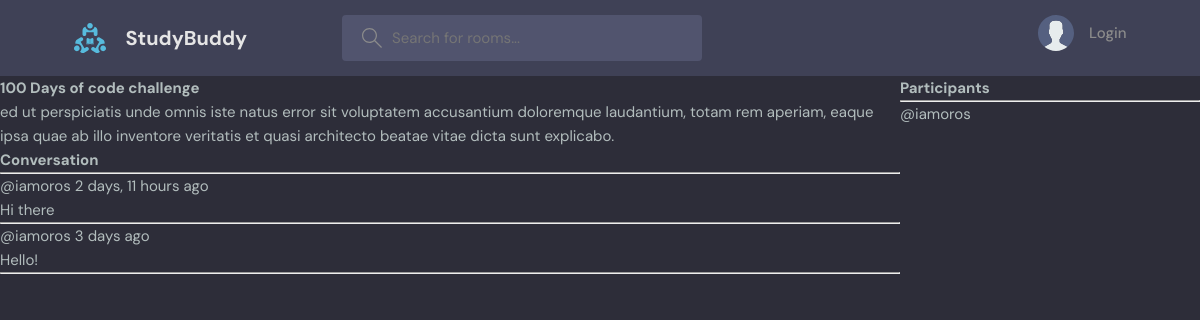
The app's page /room/2 with its own data.
### base/models.py (models this page shows, shortened)
class Room(models.Model):
	host = models.ForeignKey(User, on_delete=models.SET_NULL, null=True)
	topic = models.ForeignKey(Topic, on_delete=models.SET_NULL, null=True)
	name = models.CharField(max_length=200)
	description = models.TextField(null=True, blank=True)
	participants = models.ManyToManyField(User, related_name='participants', blank=True)
	updated = models.DateTimeField(auto_now=True)
	created = models.DateTimeField(auto_now_add=True)
	class Meta:
		ordering = ['-updated', '-created']

class Message(models.Model):
	user = models.ForeignKey(User, on_delete=models.CASCADE)
	room = models.ForeignKey(Room, on_delete=models.CASCADE)
	body = models.TextField()
	updated = models.DateTimeField(auto_now=True)
	created = models.DateTimeField(auto_now_add=True)
	class Meta:
		ordering = ['-updated', '-created']

### base/views.py (the view, shortened to what this page needs)
# urls.py: path('room/<str:pk>', views.room, name="room"),
def room(request, pk):
	room = Room.objects.get(id=pk)
	room_messages = room.message_set.all()
	participants = room.participants.all()
	context = {
		'room': room,
		'room_messages': room_messages,
		'participants': participants,
	}
	return render(request, 'base/room.html', context)

### base/templates/base/room.html (shortened to what this page needs)
{% extends 'main.html' %}
{% block content%}
<div class="room-container">
	<div>
		<h1>{{room.name}}</h1>
		<p>{{room.description}}</p>
		<div class="comment-wrapper">
		<h3>Conversation</h3>
		<hr />
		{% for message in room_messages %}
		<div>
			<small>@{{message.user}} {{message.created|timesince}} ago</small>
			<p>{{message.body}}</p>
			<hr />
		</div>
		{% endfor %}
		</div>
	</div>
	<div>
		<h3>Participants</h3>
		<hr>
		{% for user in participants %}
		<div>
			<p>@{{user.username}}</p>
		</div>
		{% endfor %}
	</div>
</div>
{% endblock %}

### templates/main.html (shortened to what this page needs)
<!DOCTYPE html>
{% load static %}
<html lang="en">
  <head>
	<link rel="stylesheet" href="{% static 'styles/style.css' %}" />
  </head>
  <body>
	{% include 'navbar.html' %}  {% block content %} {% endblock %}
  </body>
</html>

### templates/navbar.html (shortened to what this page needs)
{% load static %}
<header class="header header--loggedIn">
	<div class="container">
	  <a href="{% url 'home' %}" class="header__logo">
		<img src="{% static 'images/logo.svg' %}" />
		<h1>StudyBuddy</h1>
	  </a>
	  <form class="header__search" method="GET" action="{% url 'home' %}">
		<label>
		  <input name="q" placeholder="Search for rooms..." />
		</label>
	  </form>
	  <nav class="header__menu">
		{% if request.user.is_authenticated %}
		<div class="header__user">
		  <a href="{% url 'user-profile' request.user.id %}">
			<div class="avatar avatar--medium active">
			  <img src="https://randomuser.me/api/portraits/men/37.jpg" />
			</div>
			<p>{{request.user.username}}<span>@{{request.user.username}}</span></p>
		  </a>
		  <button class="dropdown-button">
			<svg
			  version="1.1"
			  xmlns="http://www.w3.org/2000/svg"
			  width="32"
			  height="32"
			  viewBox="0 0 32 32"
			>
			  <title>chevron-down</title>
			  <path d="M16 21l-13-13h-3l16 16 16-16h-3l-13 13z"></path>
			</svg>
		  </button>
		</div>
		{% else %}
		<a href="{% url 'login' %}">
		  <img src="{% static 'images/avatar.svg' %}" />
		  <p>Login</p>
		</a>
		{% endif %}
	  </nav>
	</div>
  </header>

### static/styles/style.css (style rules this page uses)
:root { --color-main: #71c6dd; --color-main-light: #e1f6fb; --color-dark: #3f4156; --color-dark-medium: #51546e; --color-dark-light: #696d97; --color-light: #e5e5e5; --color-gray: #8b8b8b; --color-light-gray: #b2bdbd; --color-bg: #2d2d39; --color-success: #5dd693; --color-error: #fc4b0b; }
* { font-family: "DM Sans", -apple-system, BlinkMacSystemFont, "Segoe UI", Roboto, Oxygen, Ubuntu, Cantarell, "Open Sans", "Helvetica Neue", sans-serif; margin: 0; padding: 0; box-sizing: border-box; text-rendering: optimizeLegibility; font-size: inherit; }
html { font-size: 56.25%; }
@media only screen and (min-width: 1200px) { html { font-size: 62.5%; } }
body { line-height: 1.6; font-weight: 400; font-size: 1.5rem; color: var(--color-light-gray); background-color: var(--color-bg); min-height: 100vh; }
img { width: 100%; }
a { display: inline-block; color: var(--color-main); text-decoration: none; }
.container { max-width: 120rem; width: 90%; margin: auto; }
.header { padding: 1.5rem; background-color: var(--color-dark); }
.header > .container { display: flex; gap: 9.5rem; }
.header__logo, .header__user { display: flex; gap: 2rem; align-items: center; }
.header__logo > img { height: 3.2rem; width: 3.2rem; }
.header__logo > h1 { font-weight: 700; font-size: 2rem; color: var(--color-light); }
.header__search > label { background-color: var(--color-dark-medium); padding: 1.3rem 1rem; display: flex; align-items: center; gap: 1rem; border-radius: 4px; }
.header__search svg { fill: var(--color-gray); width: 2rem; height: 2rem; margin-left: 1rem; }
.header__search input { width: 30rem; background: transparent; border: none; outline: none; color: var(--color-light); }
.header__menu { margin-left: auto; position: relative; }
.header__menu a { display: flex; gap: 1.5rem; align-items: center; font-weight: 500; text-decoration: none; color: var(--color-gray); }
.header__menu img { height: 3.6rem; }
.header__menu p { line-height: 1.2; }

### base/templates/base/room.html (style rules this page uses)
.room-container { display: grid; grid-template-columns: 3fr 1fr; }

### records on screen
Room: name "100 Days of code challenge", description "ed ut perspiciatis unde omnis iste natus error sit voluptatem accusantium doloremque laudantium, totam rem aperiam, eaque ipsa quae ab illo inventore veritatis et quasi architecto beatae vitae dicta sunt explicabo."
Message: user "iamoros", created "2 days, 11 hours", body "Hi there"
Message: user "iamoros", created "3 days", body "Hello!"

### other values on screen
{{ user.username }} "iamoros"
